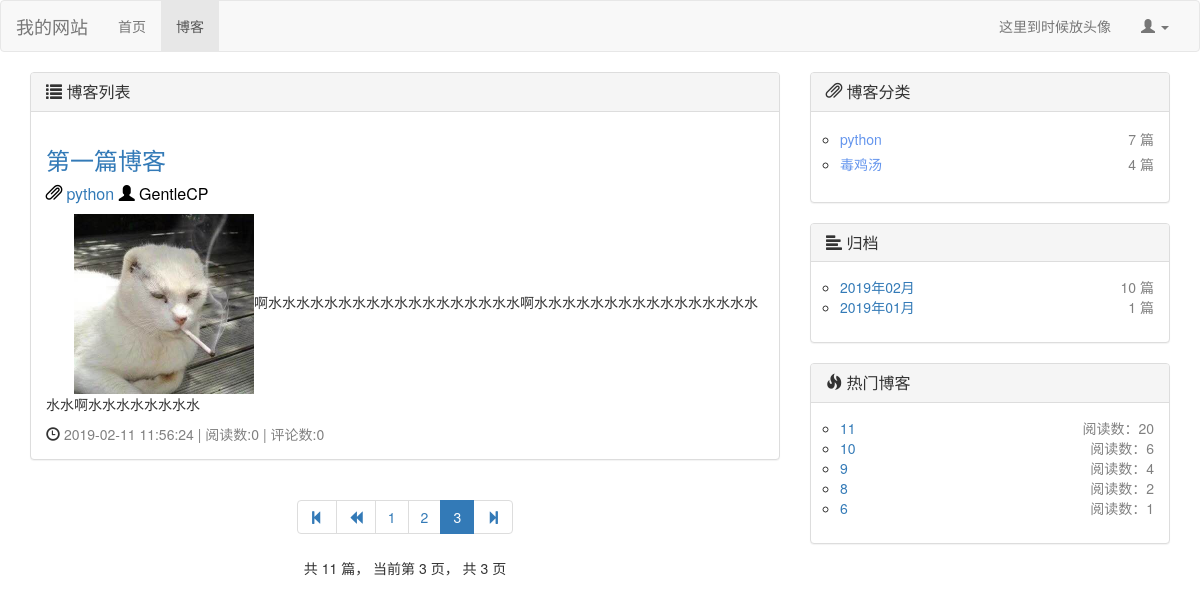
Page /blog/?page=3 on the committed database.
### blog/models.py (models this page shows, shortened)
class Blog(models.Model, ReadNumExtendMethod):
    title = models.CharField(max_length=40, verbose_name="标题")
    blog_type = models.ForeignKey(BlogType, on_delete=models.DO_NOTHING, verbose_name="博客类型")
    author = models.ForeignKey(User, on_delete=models.DO_NOTHING, verbose_name="作者")
    content = RichTextUploadingField(verbose_name="内容")
    created_time = models.DateTimeField(auto_now_add=True, verbose_name="创建时间")
    last_modified_time = models.DateTimeField(auto_now=True, verbose_name="上次修改时间")
    class Meta:
        ordering = ['-created_time', ]  # 这里让前端网页在对从request获取到的数据排序按照创建时间由新到旧

class BlogType(models.Model):
    type_name = models.CharField(max_length=30, verbose_name="博客类型")

### read_statistic/models.py (models this page shows, shortened)
class ReadNum(models.Model):
    read_num = models.IntegerField(default=0)
    content_type = models.ForeignKey(ContentType,on_delete=models.DO_NOTHING) # 将ContentType绑定作为外键生成contenttype对象
    object_id = models.PositiveIntegerField() # 对象的id，确定了对象后根据id唯一定位对象
    content_object = GenericForeignKey('content_type','object_id') # 将上面两个合并成一个content对象

### blog/views.py (the view)
# urls.py: path('',views.get_blog_list,name = "blog_list"), # blog list
def get_blog_list(request):
    all_blogs = Blog.objects.all()  # 获取所有的blog
    context = get_blog_common(request, all_blogs)  # 调用公共代码函数，返回context
    return render(request, 'blog_list.html', context)

### blog/utils.py (called while the page is built)
def blogs_pagination(request, all_blogs):
    blog_paginator = Paginator(all_blogs, settings.BLOGS_PER_PAGE)  # 博客分页器，5条一页
    page_num = request.GET.get('page', 1)  # 获取url请求中页面的参数
    blogs_in_page = blog_paginator.get_page(page_num)  # 根据页面获取到该页的blog对象
    current_page_num = blogs_in_page.number  # 当前页面
    page_range = [i for i in [current_page_num - 2, current_page_num - 1, current_page_num,
                              current_page_num + 1, current_page_num + 2] if
                  i > 0 and i <= blog_paginator.num_pages]
    return blogs_in_page, page_range

def get_blog_types():
    blog_types = BlogType.objects.all()
    for blog_type in blog_types:
        blog_count = Blog.objects.filter(blog_type=blog_type).count()  # 根据博客类型统计该类型下的博客数量
        blog_type.blog_count = blog_count
    return blog_types

def get_blog_dates():
    blog_dates = Blog.objects.dates('created_time', 'month', order='DESC')  # 按月份返回博客,是个dates对象
    blog_dates_dic = {}
    for blog_date in blog_dates:
        blog_count = Blog.objects.filter(created_time__year=blog_date.year,
                                         created_time__month=blog_date.month).count()  # 根据取到的月份博客的年月属性挑出博客
        blog_dates_dic[blog_date] = blog_count
    return blog_dates_dic

def get_hot_blogs():
    hot_blogs = []
    ct = ContentType.objects.get_for_model(Blog)
    readnums = ReadNum.objects.filter(content_type=ct).order_by('-read_num')  # 暗转阅读量获取
    num_of_hot_blogs = readnums.count()  # 总的已读文章数
    for i in range(num_of_hot_blogs if num_of_hot_blogs < settings.NUM_OF_HOT_BLOGS else settings.NUM_OF_HOT_BLOGS):
        hot_blog = Blog.objects.get(id=readnums[i].object_id)
        hot_blogs.append(hot_blog)
    return hot_blogs

### blog/views.py (called while the page is built)
def get_blog_common(request, all_blogs):
    context = {}
    blogs_in_page, page_range = blogs_pagination(request, all_blogs)
    blog_types = get_blog_types()
    blog_dates_dic = get_blog_dates()
    hot_blogs = get_hot_blogs()
    context['blogs_in_page'] = blogs_in_page
    context['page_range'] = page_range  # 选取当前页面和邻近的4页作为分页显示
    context['blog_types'] = blog_types  # 统计了博客数量的博客类型
    context['blog_dates'] = blog_dates_dic  # 统计了博客数量的按月博客
    context['hot_blogs'] = hot_blogs  # 热门博客
    return context

### comment/templatetags/comment_tags.py (called while the page is built)
@register.simple_tag  # simple_tag允许传入多个参数
def get_comment_num(obj):
    content_type = ContentType.objects.get_for_model(obj)  # 通过对象获取content_type
    comment_num = Comment.objects.filter(content_type=content_type, object_id=obj.id).count()  # 评论数
    return comment_num

### blog/templates/blog_list.html (shortened to what this page needs)
{% extends 'base.html' %}
{% block nav_blog_active %}active{% endblock %}
{% load staticfiles %}
{% load comment_tags %}
{% block head_extends %}
    <link rel="stylesheet" href="{% static 'css/blog.css' %}">
{% endblock %}
{% block content %}
    <div class="container">
        <div class="row">
            <div class="col-md-8">
                <div class="panel panel-default">
                    <div class="panel-heading">
                        <h3 class="panel-title">{% block blog-head %}<span class="glyphicon glyphicon-list"
                                                                           aria-hidden="true"></span>
                            博客列表{% endblock %}</h3>
                    </div>
                    <div class="panel-body">
                        {% for blog in blogs_in_page.object_list %}
                            <div class="blog">
                                <h3><a href={% url 'blog_detail' blog.id %}>{{ blog.title }}</a></h3>
                                <p class="blog-info">
                                    <span class="glyphicon glyphicon-paperclip"
                                          aria-hidden="true"></span> <a
                                        href= {% url 'blog_with_type' blog.blog_type.id %}>{{ blog.blog_type.type_name }}</a>
                                    <span class="glyphicon glyphicon-user"
                                          aria-hidden="true"></span> {{ blog.author }}
                                </p>
                                <div class="blog-outline">
                                    {{ blog.content | truncatechars:150 |safe}}
                                </div>
                                <nobr><span class="glyphicon glyphicon-time"
                                          aria-hidden="true"></span> <font
                                        color="gray">{{ blog.last_modified_time|date:"Y-m-d H:i:s" }}</font></nobr>
                                <nobr><font color="gray"> | 阅读数:{{ blog.get_read_num }}</font></nobr>
                            <nobr><font color="gray"> | 评论数:{% get_comment_num blog %}</font></nobr>
                            </div>
                        {% empty %}
                            暂无博客，赶快去写一个吧~
                        {% endfor %}
                    </div>
                </div>
                <div class="blog-paging">
                    <ul class="pagination">
                        <li>
                            <a href="?page=1" aria-label="Previous">
                                    <span aria-hidden="true">
                                         <span class="glyphicon glyphicon-step-backward" aria-hidden="true"></span>
                                    </span>
                            </a>
                        </li>
                        {% if blogs_in_page.has_previous %}
                            <li>
                                <a href="?page={{ blogs_in_page.previous_page_number }}" aria-label="Previous">
                                         <span aria-hidden="true">
                                         <span class="glyphicon glyphicon-backward" aria-hidden="true"></span>
                                    </span>
                                </a>
                            </li>
                        {% endif %}
                        {% for page_num in page_range %}
                            {% if page_num == blogs_in_page.number %}
                                <li class="active">
                                    <span>{{ page_num }} <span class="sr-only">(current)</span></span>
                                </li>
                            {% else %}
                                <li><a href="?page={{ page_num }}">{{ page_num }}</a></li>
                            {% endif %}
                        {% endfor %}
                        <li>
                            <a href="?page={{ blogs_in_page.paginator.num_pages }}" aria-label="Previous">
                                    <span aria-hidden="true">
                                        <span class="glyphicon glyphicon-step-forward" aria-hidden="true"></span>
                                    </span>
                            </a>
                        </li>
                    </ul>
                    <p>
                        共 {{ blogs_in_page.paginator.count }} 篇，
                        当前第 {{ blogs_in_page.number }} 页，
                        共 {{ blogs_in_page.paginator.num_pages }} 页
                    </p>
                </div>
            </div>
            <div class="col-md-4">
                <div class="panel panel-default">
                    <div class="panel-heading">
                        <h3 class="panel-title"><span class="glyphicon glyphicon-paperclip"
                                                      aria-hidden="true"></span> 博客分类</h3>
                    </div>
                    <div class="panel-body">
                        <ul class="blog-types">
                            {% for blog_type in blog_types %}
                                <li style="line-height:25px">
                                    <nobr class ="blog-url"><a href= {% url 'blog_with_type' blog_type.id %}>
                                        <font color="#6495ed"> {{ blog_type.type_name }} </font></a></nobr>
                                    <nobr class = "blog-arg">{{ blog_type.blog_count }} 篇</nobr>
                                </li>
                            {% empty %}
                                <li><a>暂无类型，赶快去添加分类吧~</a></li>
                            {% endfor %}
                        </ul>
                    </div>
                </div>
                <div class="panel panel-default">
                    <div class="panel-heading">
                        <h3 class="panel-title"><span class="glyphicon glyphicon-align-left"
                                                      aria-hidden="true"></span> 归档</h3>
                    </div>
                    <div class="panel-body">
                        <ul class="blog-types">
                            {% for blog_date, blog_count in blog_dates.items %}
                                <li>
                                    <nobr class="blog-url"><a
                                            href= {% url 'blog_with_date'  blog_date.year blog_date.month %}>
                                        {{ blog_date | date:"Y年m月" }}</a></nobr>
                                    <nobr class="blog-arg">{{ blog_count }} 篇</nobr>
                                </li>
                            {% endfor %}
                        </ul>
                    </div>
                </div>
                <div class="panel panel-default">
                    <div class="panel-heading">
                        <h3 class="panel-title"><span class="glyphicon glyphicon-fire"
                                                      aria-hidden="true"></span> 热门博客</h3>
                    </div>
                    <div class="panel-body">
                        <ul class="blog-types">
                            {% for hot_blog in hot_blogs %}
                                <li>
                                    <nobr class="blog-url"><a href={% url 'blog_detail' hot_blog.id %}>
                                        {{ hot_blog.title }} </a></nobr>
                                    <nobr class="blog-arg">阅读数：{{ hot_blog.get_read_num }}</nobr>
                                </li>
                            {% endfor %}
                        </ul>
                    </div>
                </div>
            </div>
        </div>
    </div>
{% endblock %}

### static/css/blog.css (style rules this page uses)
ul.blog-types { list-style-type: circle; padding-left: 1em; }
ul.blog-types nobr.blog-url { color: #6495ed; }
ul.blog-types nobr.blog-arg { color: #808080; float: right; }
div.blog { margin-top: 0.5em; }
div.blog p.blog-info { margin-bottom: 0.5em; font-size: medium; color: #000000; }
div.blog-outline { text-indent: 2em; }
div.blog-paging { text-align: center; }

### rows in the picture
Blog: title "第一篇博客", blog_type.type_name "python", author "GentleCP", content (picture), content "啊水水水水水水水水水水水水水水水水水水啊水水水水水水水水水水水水水水水水水水啊水水水水水水水水", last_modified_time "2019-02-11 11:56:24", get_read_num "0", id "0"
BlogType: type_name "python", blog_count "7"
BlogType: type_name "毒鸡汤", blog_count "4"
Blog: title "11", get_read_num "20"
Blog: title "10", get_read_num "6"
Blog: title "9", get_read_num "4"
Blog: title "8", get_read_num "2"
Blog: title "6", get_read_num "1"

### other values in the picture
{{ page_num }} "1" "2"
{{ page_num }} "3"
{{ blogs_in_page.paginator.count }} "11"
{{ blogs_in_page.number }} "3"
{{ blogs_in_page.paginator.num_pages }} "3"
{{ blog_date | date:"Y年m月" }} "2019年02月" "2019年01月"
{{ blog_count }} "10" "1"
